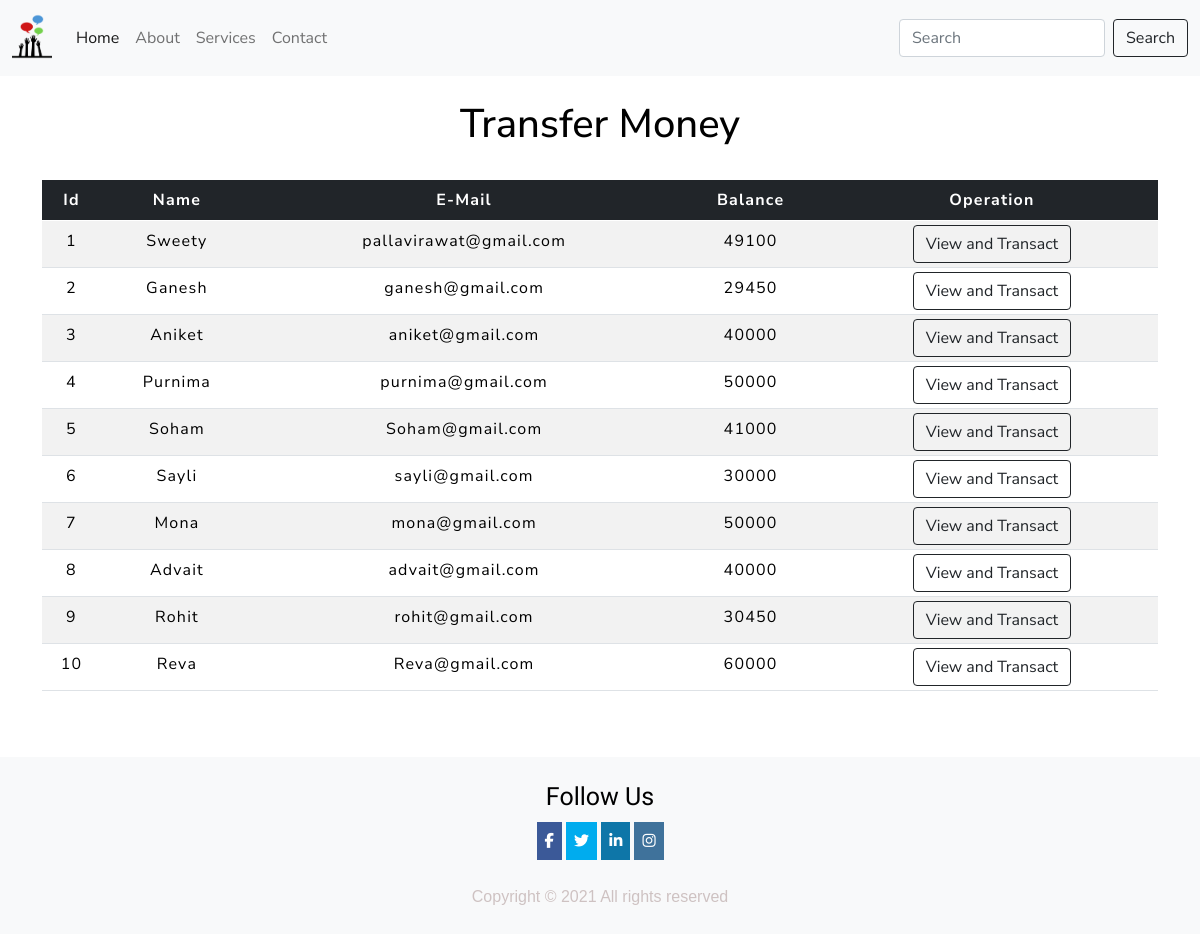
The app's page /transfermoney.php with its own data.
### tables this page shows
CREATE TABLE IF NOT EXISTS `users` (
  `id` int(3) NOT NULL AUTO_INCREMENT,
  `name` text NOT NULL,
  `email` varchar(30) NOT NULL,
  `balance` int(8) NOT NULL,
  PRIMARY KEY (`id`)
);

### transfermoney.php (the view, shortened to what this page needs)
<!doctype html>
<html lang="en">
  <head>
    <link href="https://cdn.jsdelivr.net/npm/bootstrap@5.0.0-beta1/dist/css/bootstrap.min.css" rel="stylesheet">
    <link rel="stylesheet" href="css/style.css">
<link rel="stylesheet" href="css/table.css">
  </head>
  <body>
  <?php
    include 'config.php';
    $sql = "SELECT * FROM users";
    $result = mysqli_query($conn,$sql);
?>
  <nav class="navbar navbar-expand-lg navbar-light bg-light sticky-top">
    <div class="container-fluid">
      <a class="navbar-brand" href="index.php">
        <img src="logo.png" alt="logo" style="width:40px;">
      </a>
      <div class="collapse navbar-collapse" id="navbarSupportedContent">
        <ul class="navbar-nav me-auto mb-2 mb-lg-0">
          <li class="nav-item">
            <a class="nav-link active" aria-current="page" href=" index.php ">Home</a>
          </li>
          <li class="nav-item">
            <a class="nav-link" href="#about">About</a>
          </li>
          <li class="nav-item">
            <a class="nav-link" href="#services"> Services</a>
          </li>
          <li class="nav-item">
            <a class="nav-link" href="#contact">Contact</a>
          </li>
        </ul>
        <form class="d-flex">
          <input class="form-control me-2" type="search" placeholder="Search" aria-label="Search">
          <button class="btn btn-outline-dark" type="submit">Search</button>
        </form>
      </div>
    </div>
  </nav>
  <div class="container">
        <h2 class="text-center pt-4" style="color : black;">Transfer Money</h2>
        <br>
            <div class="row">
                <div class="col">
                    <div class="table-responsive-sm">
                    <table class="table table-hover table-striped table-sm">
                        <thead style="color : white;" class="table-dark">
                            <tr>
                            <th scope="col" class="text-center py-2">Id</th>
                            <th scope="col" class="text-center py-2">Name</th>
                            <th scope="col" class="text-center py-2">E-Mail</th>
                            <th scope="col" class="text-center py-2">Balance</th>
                            <th scope="col" class="text-center py-2">Operation</th>
                            </tr>
                        </thead>
                        <tbody>
                <?php
                    while($rows=mysqli_fetch_assoc($result)){
                ?>
                    <tr style="color : black;">
                        <td class="py-2"><?php echo $rows['id'] ?></td>
                        <td class="py-2"><?php echo $rows['name']?></td>
                        <td class="py-2"><?php echo $rows['email']?></td>
                        <td class="py-2"><?php echo $rows['balance']?></td>
                        <td><a href="userdetails.php?id= <?php echo $rows['id'] ;?>"> <button class="btn btn-outline-dark btn">View and Transact</button></a></td>
                    </tr>
                <?php
                    }
                ?>
                        </tbody>
                    </table>
                    </div>
                </div>
            </div>
         </div>
  <footer>
    <div class="follow">
      <h3 style="color: black; font-family: 'Baloo Bhai 2', cursive; font-size: 25px;">Follow Us</h3>
      <div class="social">
        <a href="#facebook" class="facebook">
          <i class="fa fa-facebook"></i>
        </a>
        <a href="#twitter" class="twitter">
          <i class="fa fa-twitter"></i>
        </a>
        <a href="#linkedin" class="linkedin">
          <i class="fa fa-linkedin"></i>
        </a>
        <a href="#instagram" class="instagram">
          <i class="fa fa-instagram"></i>
        </a>
      </div>
    </div>
    <p class="text-copy">
      Copyright &copy; 2021 All rights reserved
    </p>
  </footer>
  </body>
</html>

### css/style.css (style rules this page uses)
* { padding: 0px; margin: 0px; }
footer { display: flex; flex-direction: column; align-items: center; justify-content: center; text-align: center; font-family: sans-serif; color: rgb(202, 187, 187); background-color:#f8f9fa!important; margin: 0px; margin-top: 50px; padding-top: 25px; }
.text-copy { text-align: center; padding: 25px 0; font-family: sans-serif; display: flex; justify-content: center; color: rgb(206, 194, 194); background-color: #f8f9fa!important; margin: 0px; }
.social { margin-top: 10px; }
.social a { display: inline-block; text-align: center; padding: 8px; color: white; font-size: 15px; }
.facebook { background: #3b5998; color: white; }
.twitter { color: white; background: #00acee; }
.linkedin { background:#0e76a8; color: white; }
.instagram { background: #3f729b; color: white; }

### css/table.css (style rules this page uses)
* { padding: 0; margin: 0; box-sizing: border-box; font-family: Nunito Sans ; }
h2 { font-size: 40px; }
table { letter-spacing: 1.2px; }
td { text-align: center; }
button { border:none; background: #d9d9d9; transition: 1s; }

### records on screen
users: id "1", name "Sweety", email "pallavirawat@gmail.com", balance "49100"
users: id "2", name "Ganesh", email "ganesh@gmail.com", balance "29450"
users: id "3", name "Aniket", email "aniket@gmail.com", balance "40000"
users: id "4", name "Purnima", email "purnima@gmail.com", balance "50000"
users: id "5", name "Soham", email "Soham@gmail.com", balance "41000"
users: id "6", name "Sayli", email "sayli@gmail.com", balance "30000"
users: id "7", name "Mona", email "mona@gmail.com", balance "50000"
users: id "8", name "Advait", email "advait@gmail.com", balance "40000"
users: id "9", name "Rohit", email "rohit@gmail.com", balance "30450"
users: id "10", name "Reva", email "Reva@gmail.com", balance "60000"
